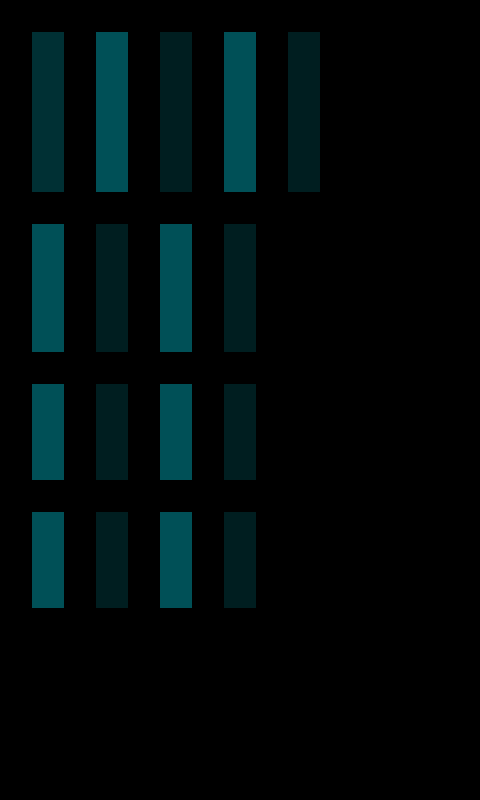

A 2D game scene composited from a Tiled map and its tileset images. What follows is a short description and the map's XML, with every tile layer's data as written:
An orthogonal 15x25 tile map with 32x32 px tiles, 3 tile layers (regions, input_ground, output_background).

<map version="1.8" tiledversion="1.8.6" orientation="orthogonal" renderorder="right-down" width="15" height="25" tilewidth="32" tileheight="32" infinite="0" nextlayerid="6" nextobjectid="1">
 <tileset firstgid="1" source="../../Tilesets/forest-tiles.tsx" />
 <layer id="1" name="regions" width="15" height="25">
  <data encoding="csv">
0,0,0,0,0,0,0,0,0,0,0,0,0,0,0,
0,57,0,57,0,57,0,57,0,57,0,0,0,0,0,
0,57,0,57,0,57,0,57,0,57,0,0,0,0,0,
0,57,0,57,0,57,0,57,0,57,0,0,0,0,0,
0,57,0,57,0,57,0,57,0,57,0,0,0,0,0,
0,57,0,57,0,57,0,57,0,57,0,0,0,0,0,
0,0,0,0,0,0,0,0,0,0,0,0,0,0,0,
0,57,0,57,0,57,0,57,0,0,0,0,0,0,0,
0,57,0,57,0,57,0,57,0,0,0,0,0,0,0,
0,57,0,57,0,57,0,57,0,0,0,0,0,0,0,
0,57,0,57,0,57,0,57,0,0,0,0,0,0,0,
0,0,0,0,0,0,0,0,0,0,0,0,0,0,0,
0,57,0,57,0,57,0,57,0,0,0,0,0,0,0,
0,57,0,57,0,57,0,57,0,0,0,0,0,0,0,
0,57,0,57,0,57,0,57,0,0,0,0,0,0,0,
0,0,0,0,0,0,0,0,0,0,0,0,0,0,0,
0,57,0,57,0,57,0,57,0,0,0,0,0,0,0,
0,57,0,57,0,57,0,57,0,0,0,0,0,0,0,
0,0,0,0,0,0,0,0,0,0,0,0,0,0,0,
0,0,0,0,0,0,0,0,0,0,0,0,0,0,0,
0,0,0,0,0,0,0,0,0,0,0,0,0,0,0,
0,0,0,0,0,0,0,0,0,0,0,0,0,0,0,
0,0,0,0,0,0,0,0,0,0,0,0,0,0,0,
0,0,0,0,0,0,0,0,0,0,0,0,0,0,0,
0,0,0,0,0,0,0,0,0,0,0,0,0,0,0
</data>
 </layer>
 <layer id="2" name="input_ground" width="15" height="25">
  <properties>
   <property name="StrictEmpty" type="bool" value="true" />
  </properties>
  <data encoding="csv">
0,0,0,0,0,0,0,0,0,0,0,0,0,0,0,
0,35,0,26,0,28,0,14,0,15,0,0,0,0,0,
0,0,0,34,0,36,0,0,0,0,0,0,0,0,0,
0,0,0,0,0,0,0,0,0,0,0,0,0,0,0,
0,0,0,0,0,0,0,0,0,0,0,0,0,0,0,
0,0,0,0,0,0,0,0,0,0,0,0,0,0,0,
0,0,0,0,0,0,0,0,0,0,0,0,0,0,0,
0,26,0,28,0,14,0,15,0,0,0,0,0,0,0,
0,34,0,36,0,0,0,0,0,0,0,0,0,0,0,
0,0,0,0,0,0,0,0,0,0,0,0,0,0,0,
0,0,0,0,0,0,0,0,0,0,0,0,0,0,0,
0,0,0,0,0,0,0,0,0,0,0,0,0,0,0,
0,26,0,28,0,14,0,15,0,0,0,0,0,0,0,
0,34,0,36,0,0,0,0,0,0,0,0,0,0,0,
0,0,0,0,0,0,0,0,0,0,0,0,0,0,0,
0,0,0,0,0,0,0,0,0,0,0,0,0,0,0,
0,26,0,28,0,14,0,15,0,0,0,0,0,0,0,
0,62,0,36,0,0,0,0,0,0,0,0,0,0,0,
0,45,0,47,0,45,0,47,0,0,0,0,0,0,0,
0,0,0,0,0,0,0,0,0,0,0,0,0,0,0,
0,0,0,0,0,0,0,0,0,0,0,0,0,0,0,
0,0,0,0,0,0,0,0,0,0,0,0,0,0,0,
0,0,0,0,0,0,0,0,0,0,0,0,0,0,0,
0,0,0,0,0,0,0,0,0,0,0,0,0,0,0,
0,0,0,0,0,0,0,0,0,0,0,0,0,0,0
</data>
 </layer>
 <layer id="3" name="output_background" width="15" height="25">
  <data encoding="csv">
0,0,0,0,0,0,0,0,0,0,0,0,0,0,0,
0,62,0,45,0,47,0,45,0,47,0,0,0,0,0,
0,62,0,45,0,47,0,45,0,47,0,0,0,0,0,
0,62,0,45,0,47,0,45,0,47,0,0,0,0,0,
0,62,0,45,0,47,0,45,0,47,0,0,0,0,0,
0,62,0,45,0,47,0,45,0,47,0,0,0,0,0,
0,0,0,0,0,0,0,0,0,0,0,0,0,0,0,
0,45,0,47,0,45,0,47,0,0,0,0,0,0,0,
0,45,0,47,0,45,0,47,0,0,0,0,0,0,0,
0,45,0,47,0,45,0,47,0,0,0,0,0,0,0,
0,45,0,47,0,45,0,47,0,0,0,0,0,0,0,
0,0,0,0,0,0,0,0,0,0,0,0,0,0,0,
0,45,0,47,0,45,0,47,0,0,0,0,0,0,0,
0,45,0,47,0,45,0,47,0,0,0,0,0,0,0,
0,45,0,47,0,45,0,47,0,0,0,0,0,0,0,
0,0,0,0,0,0,0,0,0,0,0,0,0,0,0,
0,45,0,47,0,45,0,47,0,0,0,0,0,0,0,
0,45,0,47,0,45,0,47,0,0,0,0,0,0,0,
0,0,0,0,0,0,0,0,0,0,0,0,0,0,0,
0,0,0,0,0,0,0,0,0,0,0,0,0,0,0,
0,0,0,0,0,0,0,0,0,0,0,0,0,0,0,
0,0,0,0,0,0,0,0,0,0,0,0,0,0,0,
0,0,0,0,0,0,0,0,0,0,0,0,0,0,0,
0,0,0,0,0,0,0,0,0,0,0,0,0,0,0,
0,0,0,0,0,0,0,0,0,0,0,0,0,0,0
</data>
 </layer>
</map>
